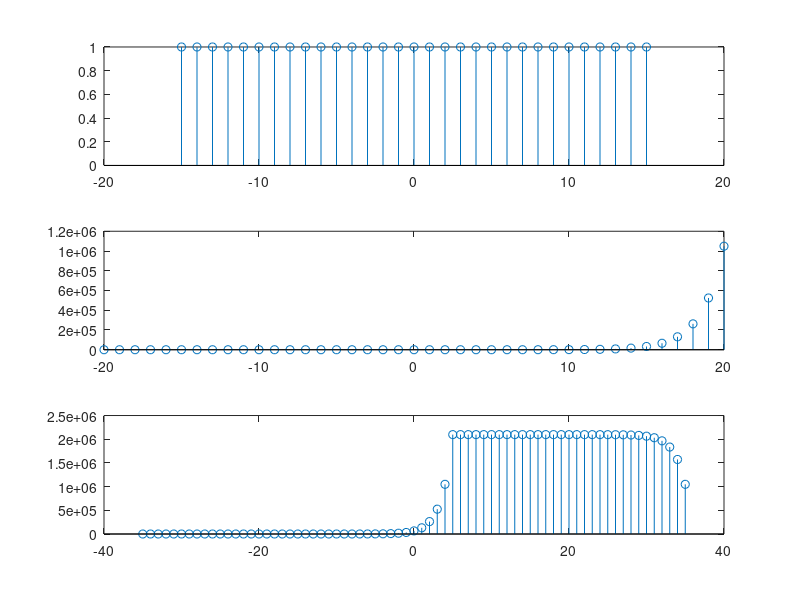

Here is the MATLAB script that generated this plot:
Nx = -15:15;           % positions of x
No_x = length(Nx);    % number of elements in x
x = ones(1, No_x);    % magnitudes of x

Nh = -20:20;            % positions of h
No_h = length(Nh);    % number of elements in h
h = 2.^Nh;            % magnitudes of h

y = conv(x,h);            % convolution results of x and h
Ny = (min(Nx) + min(Nh)): (max(Nx) + max(Nh)) ;   % number of elements in y

figure(1)
subplot(3,1,1)
stem(Nx, x)
xlim([-20 20])
subplot(3,1,2)
stem(Nh,h)
xlim([-20 20])
subplot(3,1,3)
stem(Ny, y)

